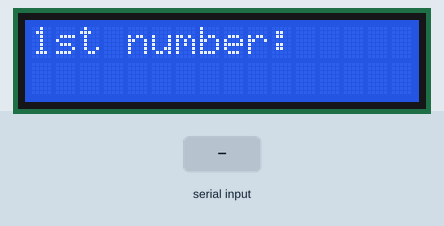
This sketch was run on a simulated Arduino Uno, built with avr-gcc and run on an emulated ATmega328P. Shown: 16×2 character LCD. The test bench sets the inputs (shaded band).

Above: at 1.2 s.
1.3 s: "90,45\n" received over Serial
At 3.3 s:
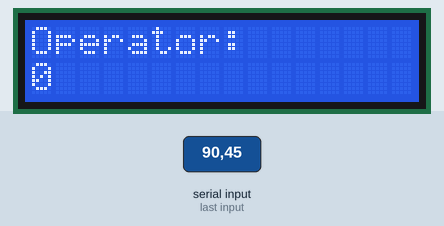
4.3 s: "+" received over Serial
At 5.5 s:
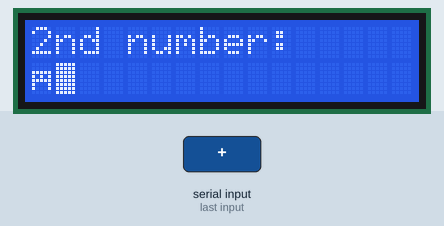
5.8 s: "-" received over Serial
At 7.5 s:
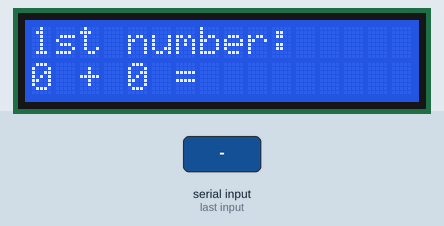
8.3 s: "200\n" received over Serial
At 9.6 s:
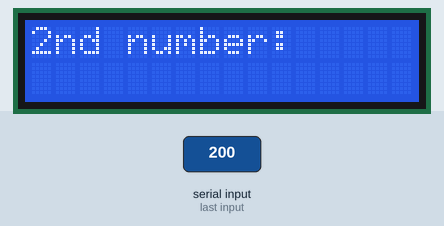
9.9 s: "30,150\n" received over Serial
At 11.0 s:
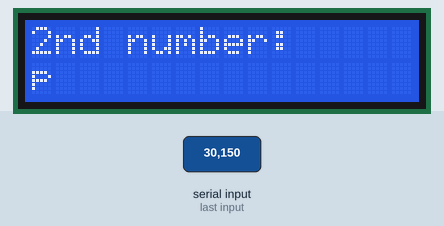
11.9 s: "1,90\n" received over Serial
At 12.3 s:
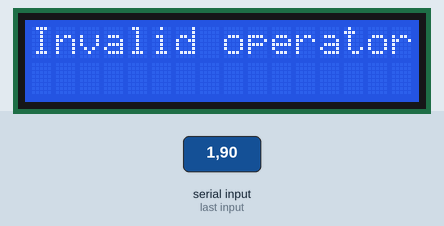
Timing chart, 0 to 14.9 s (numbered marks = the images above; inputs shaded):
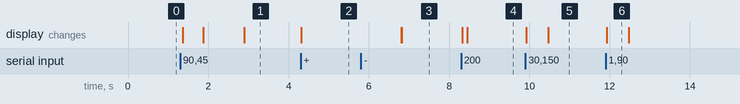

Measured:
- after the input at 1.3 s, the display: first changes after 0.06 s (image 1 shows a later state)
- after the input at 4.3 s, the display: changes at once (image 2)
- after the input at 5.8 s, the display: first changes after 1.0 s (image 3 shows a later state)
- after the input at 8.3 s, the display: first changes at once (image 4 shows a later state)
- after the input at 9.9 s, the display: first changes at once (image 5 shows a later state)
- after the input at 11.9 s, the display: changes at once (image 6)
- what the display in image 6 shows lasts 0.6 s, from 11.9 s to 12.5 s

The sketch:

calculator.ino
```cpp
#include <Wire.h>
#include <LCD.h>
#include <LiquidCrystal_I2C.h>

// setup display pins
#define I2C_ADDR    0x27  // Define I2C Address where the PCF8574A is
#define BACKLIGHT_PIN     3
#define En_pin  2
#define Rw_pin  1
#define Rs_pin  0
#define D4_pin  4
#define D5_pin  5
#define D6_pin  6
#define D7_pin  7

LiquidCrystal_I2C  lcd(I2C_ADDR,En_pin,Rw_pin,Rs_pin,D4_pin,D5_pin,D6_pin,D7_pin);

// variables
String ask1 = "1st number: ";
String ask2 = "2nd number: ";
String askOpr = "Operator: ";
int n1;
int n2;
char opr;
float result;
int wait = 500;

void setup()
{
  Serial.begin(9600);

  // init lcd
  lcd.begin(16,2);
  lcd.setBacklightPin(BACKLIGHT_PIN,POSITIVE);
  lcd.setBacklight(HIGH);
}

void loop()
{
  // init cursor
  lcd.home();

  // prompt for 1st number
  lcd.print(ask1);
  while (Serial.available() == 0)
  {
  }
  n1 = Serial.parseInt();
  lcd.clear();

  // prompt for operator
  lcd.setCursor(0,1);
  lcd.print(n1);
  lcd.home();
  lcd.print(askOpr);
  while (Serial.available() == 0)
  {
  }
  opr = Serial.read();
  lcd.clear();

  // prompt for 2nd number
  lcd.setCursor(0,1);
  lcd.print(n1 + " " + opr);
  lcd.home();
  lcd.print(ask2);
  while (Serial.available() == 0)
  {
  }
  n2 = Serial.parseInt();
  lcd.clear();

  // print results
  lcd.setCursor(0,1);
  switch(opr)
  {
    case '+':
      result = n1 + n2;
      lcd.print(n1);
      lcd.print(" + ");
      lcd.print(n2);
      lcd.print(" = ");
      break;
    case '-':
      result = n1 - n2;
      lcd.print(n1);
      lcd.print(" - ");
      lcd.print(n2);
      lcd.print(" = ");
      break;
    case '*':
      result = n1 * n2;
      lcd.print(n1);
      lcd.print(" * ");
      lcd.print(n2);
      lcd.print(" = ");
      break;
    case '/':
      result = n1 / n2;
      lcd.print(n1);
      lcd.print(" / ");
      lcd.print(n2);
      lcd.print(" = ");
      break;
    default:
      lcd.clear();
      lcd.print("Invalid operator");
      delay(wait);
  }
}
```
